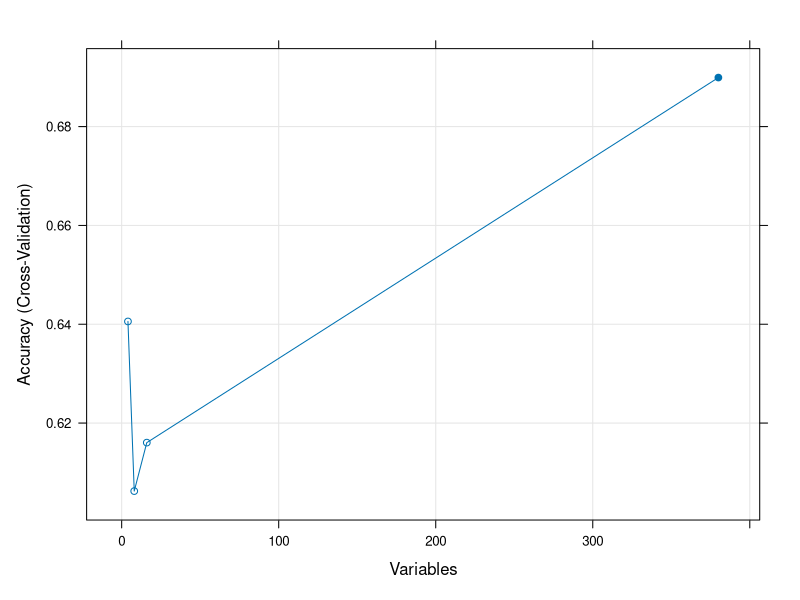

Generate this figure with R:
library(data.table)
library(caret)
library(mlbench)
library(ggplot2)

##############################
# Load data
##############################
dt = fread('RuralExodus/urbanization_clustering_joined.csv')

dt_location = copy(dt)$Location
set.seed(27)

dt = dt[,!"Location"]
dt[,target:=factor(target)]

##############################
# Feature selection
##############################
control <- rfeControl(functions=rfFuncs, 
                      method="cv", 
                      number=10)
set.seed(27)
rfe_res <- rfe(dt[,!"target"],
                 dt[,target], 
                 rfeControl=control)

# summarize the results
print(rfe_res)
# list the chosen features
predictors(rfe_res)
# plot the results
plot(rfe_res, type=c("g", "o"))

##############################
# Model training & Evaluating
##############################
